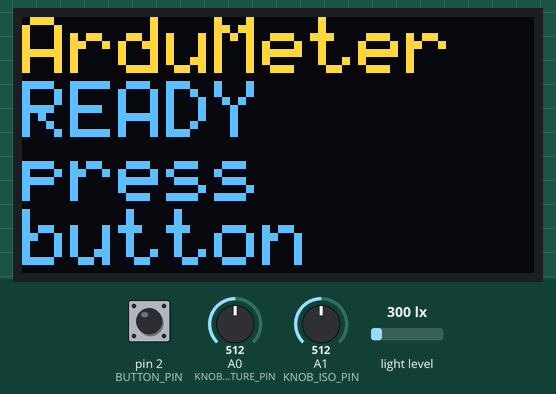
This sketch was run on a simulated Arduino Uno, built with avr-gcc and run on an emulated ATmega328P. Shown: 128×64 one-colour display. The inputs (shaded band) are chosen by the test bench; at power-on: pin 2 (BUTTON_PIN) HIGH, A0 (KNOB_APERTURE_PIN) = 512, A1 (KNOB_ISO_PIN) = 512, light level 300 lx. The OLED is the two-colour kind (top 16 rows yellow); what the sketch prints to the serial monitor is not drawn.

Above: at 1.3 s.
1.4 s: pin 2 (BUTTON_PIN) pulled LOW for 0.15 s
At 2.2 s:
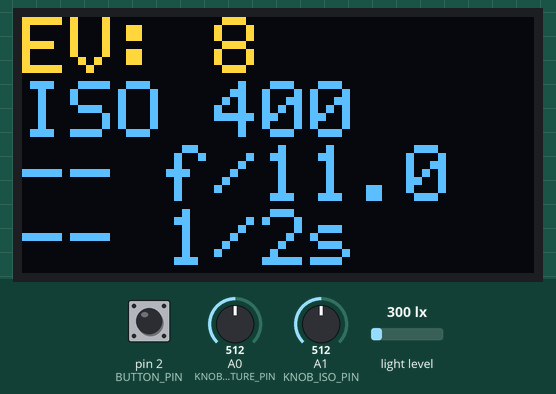
3.0 s: A0 (KNOB_APERTURE_PIN) set to 728
At 3.8 s:
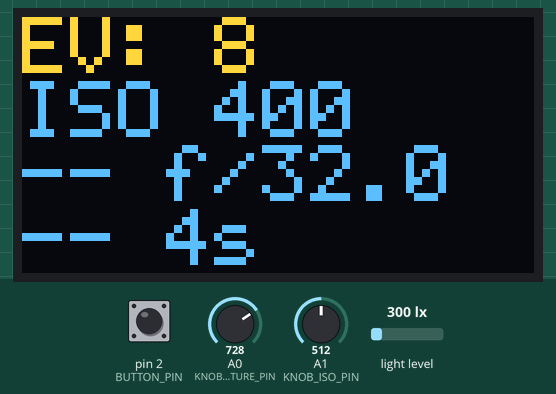
4.5 s: A0 (KNOB_APERTURE_PIN) set to 753
At 5.5 s:
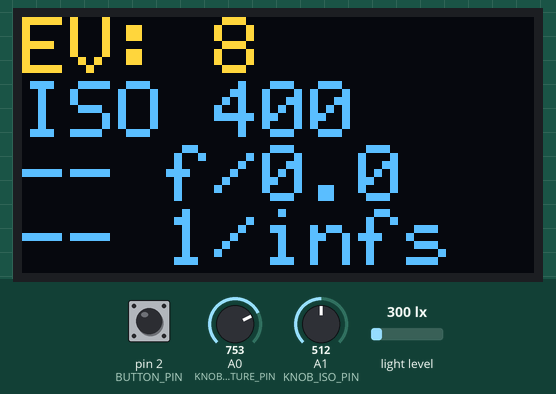
6.1 s: A1 (KNOB_ISO_PIN) set to 716
At 6.8 s:
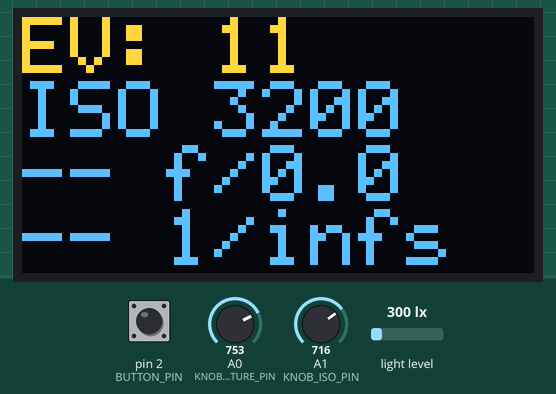
7.7 s: A1 (KNOB_ISO_PIN) set to 750
At 8.4 s:
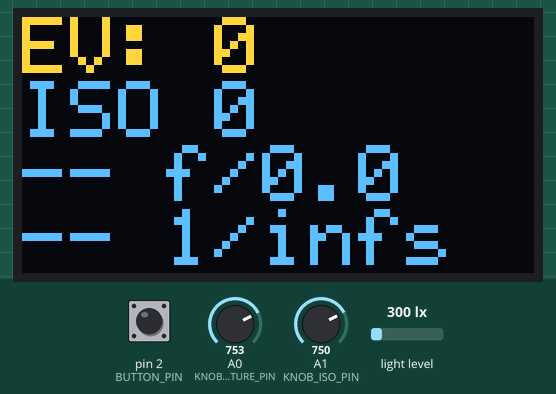
9.2 s: A0 (KNOB_APERTURE_PIN) set to 730
At 10.0 s:
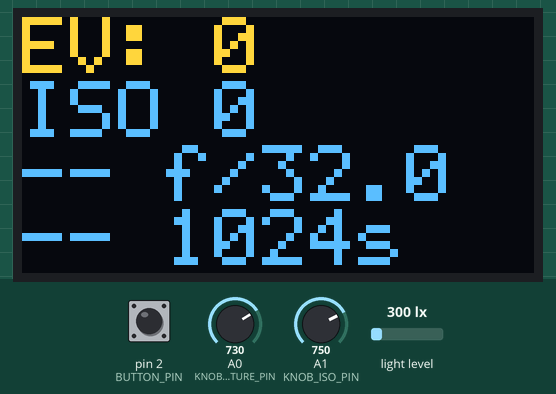
Timing chart, 0 to 11.8 s (numbered marks = the images above; inputs shaded):
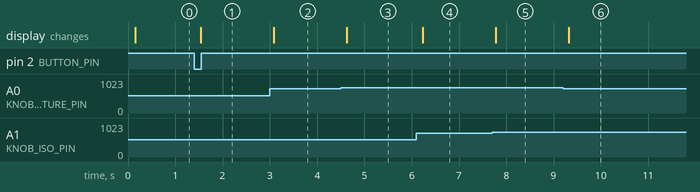

The sketch:

ardumeter.ino
```cpp
/*
  ArduMeter (Arduino incident light meter) version 2
  by Alan Wang

  BH1750/BH1750FVI digital light intensity sensor:
  Library: https://github.com/claws/BH1750
  VCC -> 3.3V
  GND -> GND
  SDA -> pin A4
  SCL -> pin A5
  ADD -> (none)

  0.96" SSD1306 OLED 128x64 display:
  Library: https://github.com/greiman/SSD1306Ascii
  VCC -> 3.3V
  GND -> GND
  SDA -> pin A4
  SCL -> pin A5

  1x push button
  leg 1 -> pin D2
  leg 2 -> GND

  2x 10 kOhms potentiometer (knob)
  leg 1 -> 3.3V
  leg 2 (middle) -> pin A0/A1 (max analog signal about 730-740)
  leg 3 -> GND

   ------------------------------ */

// Set this to true if you wish to get "standard" shutter settings
#define STANRARD_SHUTTER_SPEED  false

// Calibration constant (C) for incident light meters.
// see https://en.wikipedia.org/wiki/Light_meter#Calibration_constants
#define INCIDENT_CALIBRATION    330

// Max analog readings from potentiometers. Change it only if you are
// using different input voltage or potentiometers that are not 10K.
#define KNOB_MAX_ANALOG_READING 740

// Define pins
#define BUTTON_PIN              2  // D2
#define KNOB_APERTURE_PIN       0  // A0
#define KNOB_ISO_PIN            1  // A1

// Pre-defined aperture and ISO settings. Modify them for your own preference.
// Elements in the array have to be sorted from min to max.
const double APERATURE_TABLE[]  = {1.0, 1.4, 1.8, 2.0, 2.8, 3.5, 4.0, 4.5, 5.6, 6.3, 8.0, 11.0, 12.7, 16.0, 22.0, 32.0};
const int ISO_TABLE[]           = {6, 12, 25, 50, 100, 160, 200, 400, 800, 1600, 3200};

// The "shutterspeed table" array is used when STANRARD_SHUTTER_SPEED is set to true.
// 1/2 (0.5) seconds is expressed as 2, and 2 seconds is expressed as -2.
double SHUTTERSPEED_TABLE[]     = {-60, -30, -15, -8, -4, -2, -1, 2, 4, 8, 15, 30, 60, 125, 250, 500, 1000, 2000, 4000};

// If you are using older cameras which have different shutter speed settings,
// you can switch to the folloing array:
// double SHUTTERSPEED_TABLE[]    = {-1, 2, 5, 10, 25, 50, 100, 250, 500, 1000};

/* ------------------------------ */

#include <math.h>
#include <Wire.h>
#include <BH1750.h>
#include "SSD1306Ascii.h"
#include "SSD1306AsciiAvrI2c.h"

BH1750 bh1750;
SSD1306AsciiAvrI2c oled;

bool started = false;
int EV, apertureIndex, apertureIndexOld, isoIndex, isoIndexOld;
long lux;

void setup() {

  // initialize serial port
  Serial.begin(9600);
  Wire.begin();

  // prepare the shutterspeed table array if needed
  if (STANRARD_SHUTTER_SPEED) {
    for (int i = 0; i < (sizeof(SHUTTERSPEED_TABLE) / sizeof(double)); i++) {
      if (SHUTTERSPEED_TABLE[i] < 0) {
        SHUTTERSPEED_TABLE[i] = 1 / abs(SHUTTERSPEED_TABLE[i]);
      }
    }
  }

  // setup button
  pinMode(BUTTON_PIN, INPUT_PULLUP);

  // set the BH1750 in BH1750_ONE_TIME_HIGH_RES_MODE_2
  bh1750.begin(0x21);

  // "initialize" BH1750 by using it once
  bh1750.readLightLevel();

  // initialize OLED
  oled.begin(&Adafruit128x64, 0x3c);
  oled.setFont(System5x7);
  oled.set2X();

  Serial.println("ArduMeter (Arduino incident light meter for camera) READY:");
  Serial.println("- Press button to measure light.");
  Serial.println("- Turn knobs to change aperature/ISO.");

  oled.clear();
  oled.println("ArduMeter");
  oled.println("READY");
  oled.println("press");
  oled.println("button");
}

void loop() {

  //read status from button and potentiometers
  getKnobIndex();

  if (buttonPressed()) { //measure light
    if (!started) started = true;
    displayExposureSetting(true);
    delay(150);

  } else { //change aperture/ISO settings
    if ((apertureIndex != apertureIndexOld || isoIndex != isoIndexOld) && started) {
      displayExposureSetting(false);
      delay(150);
    }
  }

  //record potentiometer previous status
  apertureIndexOld = apertureIndex;
  isoIndexOld = isoIndex;

  delay(50);
}

// read if the button is pressed (pulled low)
bool buttonPressed() {
  return !digitalRead(BUTTON_PIN);
}

// map knob analog readings to array indexes
void getKnobIndex() {
  apertureIndex = round(map(analogRead(KNOB_APERTURE_PIN), 0, KNOB_MAX_ANALOG_READING, 0, sizeof(APERATURE_TABLE) / sizeof(float)));
  isoIndex = round(map(analogRead(KNOB_ISO_PIN), 0, KNOB_MAX_ANALOG_READING, 0, sizeof(ISO_TABLE) / sizeof(int)));
}

// measure/calculate and display exposure settings
void displayExposureSetting(bool measureNewEV) {

  double aperature = APERATURE_TABLE[apertureIndex];
  int iso = ISO_TABLE[isoIndex];

  // measure light level (illuminance) and get a new lux value
  if (measureNewEV) {
    lux = bh1750.readLightLevel();
    Serial.print("Measured illuminance = ");
    Serial.print(lux);
    Serial.println(" lux");
  }

  //calculate EV
  EV = log10(lux * iso / INCIDENT_CALIBRATION) / log10(2);

  if (isfinite(EV)) { //calculate shutter speed if EV is neither NaN nor infinity

    // calculate shutter speed
    double shutterspeed = (pow(2, EV) / pow(aperature, 2));

    // choose standard shutter speed if needed
    if (STANRARD_SHUTTER_SPEED) {
      for (int i = 0; i < (sizeof(SHUTTERSPEED_TABLE) / sizeof(double)) - 1; i++) {
        if (shutterspeed >= SHUTTERSPEED_TABLE[i] && shutterspeed <= SHUTTERSPEED_TABLE[i + 1]) {
          if (abs(shutterspeed - SHUTTERSPEED_TABLE[i]) <= abs(shutterspeed) - SHUTTERSPEED_TABLE[i + 1]) {
            shutterspeed = SHUTTERSPEED_TABLE[i];
          } else {
            shutterspeed = SHUTTERSPEED_TABLE[i + 1];
          }
          break;
        }
      }
    }

    // output result to serial port
    Serial.print("Exposure settings: EV = ");
    Serial.print(EV);
    Serial.print(", ISO = ");
    Serial.print(iso);
    Serial.print(", aperture = f/");
    Serial.print(aperature, 1);
    Serial.print(", ");
    Serial.print("shutter speed = ");
    if (shutterspeed > 1) {
      Serial.print("1/");
      Serial.print(shutterspeed);
    } else {
      Serial.print((1 / shutterspeed));
    }
    Serial.println("s");

    // output result to OLED
    oled.clear();
    oled.print("EV: ");
    oled.println(EV, 1);
    oled.print("ISO ");
    oled.println(iso);
    oled.print("-- f/");
    oled.println(aperature, 1);
    oled.print("-- ");
    if (shutterspeed > 1) {
      oled.print("1/");
      oled.print(shutterspeed, 0);
    } else {
      oled.print((1 / shutterspeed), 0);
    }
    oled.println("s");

  } else {
    Serial.println("Exposure out of bounds");
    oled.clear();
    oled.println("Exposure");
    oled.println("value");
    oled.println("out of");
    oled.println("bounds");
  }
}
```

Measured:
- the behaviour switches between 739 and 740 on A0 (KNOB_APERTURE_PIN) (found by bisection; images 2 and 3)
- after the input at 1.4 s, the display: changes after 0.14 s (image 1)
- after the input at 3.0 s, the display: changes after 0.08 s (image 2)
- after the input at 4.5 s, the display: changes after 0.13 s (image 3)
- after the input at 6.1 s, the display: changes after 0.13 s (image 4)
- after the input at 7.7 s, the display: changes after 0.08 s (image 5)
- after the input at 9.2 s, the display: changes after 0.12 s (image 6)
